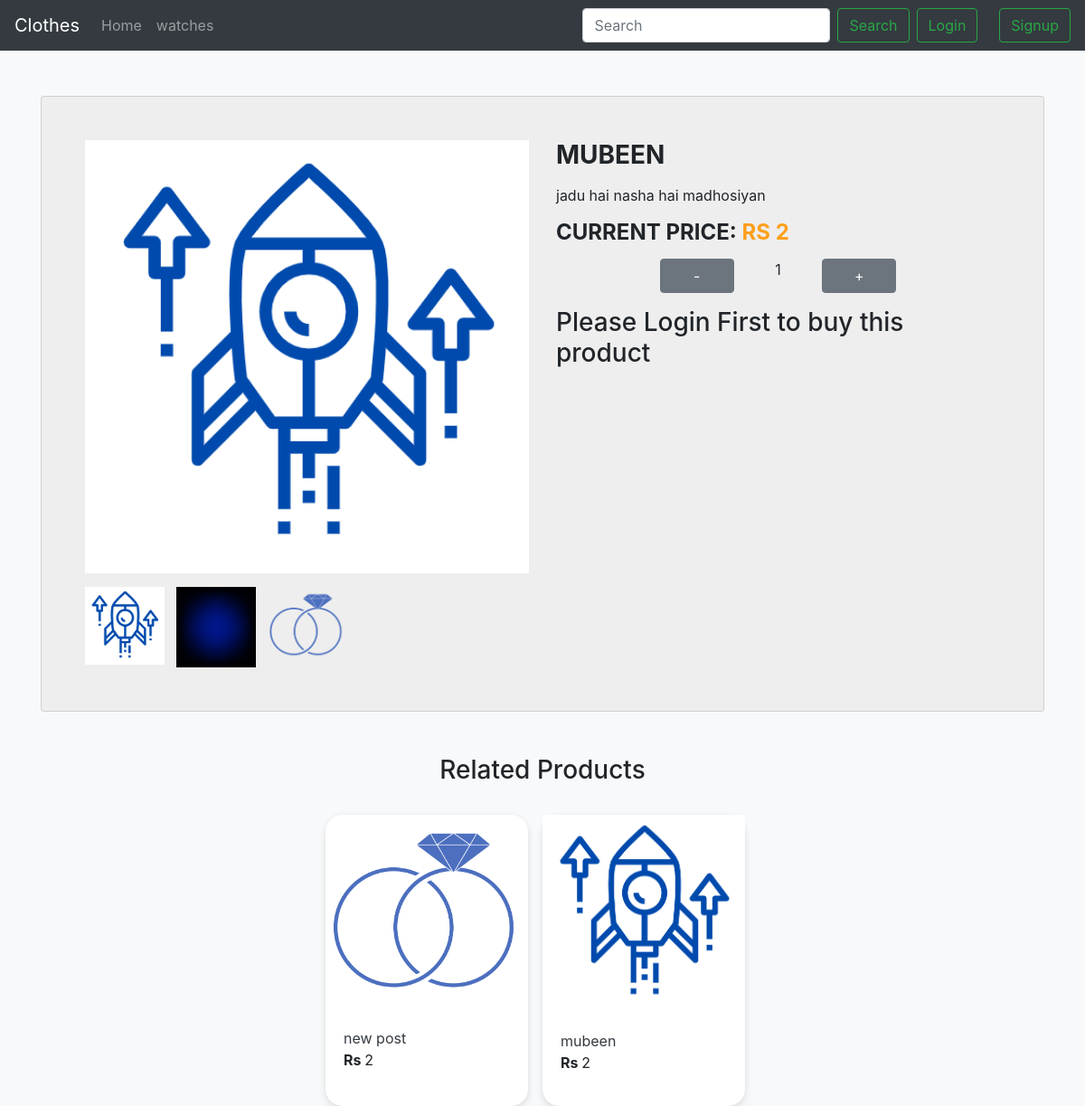
The page /product/mubeen/ on the database as committed earlier.
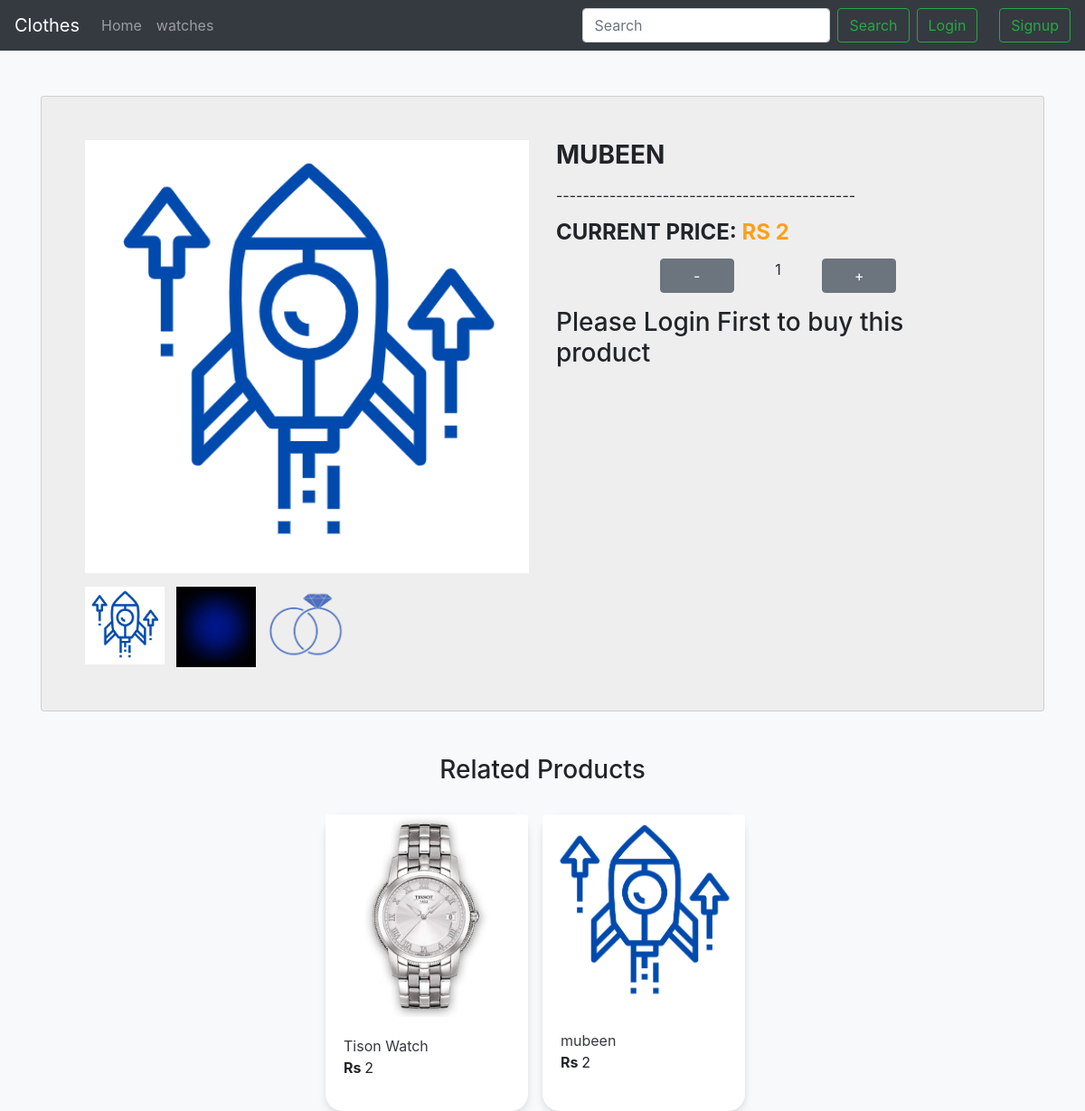
The same page on the database as committed later.
### ecom/models.py (models this page shows, shortened)
class Category(models.Model):
    name = models.CharField(max_length=255)

class Product(models.Model):
    title = models.CharField(max_length=100,unique=True)
    slug = models.CharField(max_length=100,unique=True)
    description = models.CharField(max_length=100)
    price = models.IntegerField(default=0)
    publish = models.DateTimeField(auto_now_add=True)
    category = models.ForeignKey(Category,on_delete=models.PROTECT,default=1)
    image = models.ImageField(upload_to='images/')
    image1 = models.ImageField(upload_to='images/')
    image2 = models.ImageField(upload_to='images/')
    def get_absolute_url(self):
        return reverse("ecom:single_post", args=[self.slug])

### ecom/views.py (the view)
# urls.py: path('product/<slug:product>/',single_post,name='single_post'),
def single_post(request,product):
    category = Category.objects.all()
    product = get_object_or_404(Product,slug=product)
    products = Product.objects.order_by('?')[:10]
    return render(request,'single_product.html',{'product':product,'category':category,'products':products})

### ecom/templates/single_product.html (shortened to what this page needs)
{% extends "base.html" %} {% block content %}
<div class="container">
  <div class="card">
    <div class="container-fliud">
      <div class="wrapper row">
        <div class="preview col-md-6">
          <div class="preview-pic tab-content">
            <div class="tab-pane active" id="pic-1">
              <img src="{{product.image.url}}" />
            </div>
          </div>
          <ul class="preview-thumbnail nav nav-tabs">
            <li class="active">
              <a data-target="#pic-1" data-toggle="tab"
                ><img src="{{product.image.url}}"
              /></a>
            </li>
            <li>
              <a data-target="#pic-2" data-toggle="tab"
                ><img src="{{product.image1.url}}"
              /></a>
            </li>
            <li>
              <a data-target="#pic-3" data-toggle="tab"
                ><img src="{{product.image2.url}}"
              /></a>
            </li>
          </ul>
        </div>
        <div class="details col-md-6">
          <h3 class="product-title">{{product.title}}</h3>
          <p class="product-description">
            {{product.description}}
          </p>
          <h4 class="price">current price: <span>Rs {{product.price}}</span></h4>
          <div class="d-flex justify-content-center align-content-center mb-3">
          <button class="btn btn-secondary col-2 mr-2 " onclick="removequantity()">-</button><span class="col-2 text-center" id='quantity'> 1 </span>
          <button class="btn btn-secondary col-2 ml-2 " onclick="addquantity()">+</button>
        </div>
        {% if request.user.is_authenticated %}
        <form action="/addtocart/{{product.id}}" method="GET">
          <input class="d-none" id="showquantity" value="1" name="quantity" type="text">
          <input type="submit" class="add-to-cart btn btn-default col-sm-12" value="add to cart"/>
        </form>
        {% else %}
        <h3>Please Login First to buy this product</h3>
        {% endif %}
        </div>
      </div>
    </div>
  </div>
</div> <br> <br>
<h3 class="text-center">Related Products</h3>
<div class="container-fluid">
<div class="row justify-content-center">
{% for i in products %}
    <div class="card1 mt-4 mr-3 rounded bg-white" style="width: 14rem">
      <a href="{{i.get_absolute_url}}">
        <img src="{{i.image.url}}" width="100" style="object-fit: contain;" class="card-img-top" alt="..."
      /></a>
      <div class="card-body">
        <a href="{{i.get_absolute_url}}" class="card-title text-dark"
          >{{i.title}}</a
        >
        <p><strong> Rs </strong>{{product.price}}</p>
      </div>
    </div>
{% endfor %}
</div>
</div>
{% endblock content %} {% block title %} {{product.title}} {% endblock title %}
{% block category %} {% for i in category %}
<li class="nav-item">
  <a href="/category/{{i.name}}" class="nav-link"> {{i.name}}</a>
</li>
{% endfor %} {% endblock category %}

### templates/base.html (shortened to what this page needs)
<!DOCTYPE html>
<html lang="en">
  <head>
    {% load static %}
    <link rel="stylesheet" href="{% static 'singleproduct.css' %}" />
    <link rel="stylesheet" href="{% static 'style.css' %}" />
    <link
      rel="stylesheet"
      href="https://stackpath.bootstrapcdn.com/bootstrap/4.5.0/css/bootstrap.min.css"
    />
    <link
      rel="stylesheet"
      href="https://maxcdn.bootstrapcdn.com/font-awesome/4.7.0/css/font-awesome.min.css"
    />
  </head>
  <body class="bg-light">
    <nav class="navbar navbar-expand-lg navbar-dark bg-dark">
      <a class="navbar-brand" href="/">Clothes</a>
      <div class="collapse navbar-collapse" id="navbarSupportedContent">
        <ul class="navbar-nav mr-auto">
          <li class="nav-item {% block active_home %}
          {% endblock active_home %}">
            <a class="nav-link" href="/"
              >Home <span class="sr-only">(current)</span></a
            >
          </li>
          {% block category %}
          {% endblock category %}
        </ul>
        <form class="d-flex mr-2" action="/search">
          <input class="form-control me-2" name='search' type="search" placeholder="Search" aria-label="Search">
          <button class="btn btn-outline-success ml-2" type="submit">Search</button>
        </form>
        {% if user.is_authenticated %}
        <a href="/users/logout"
          ><button class="btn btn-outline-success my-2 my-sm-0">
            Logout
          </button></a
        >
        <a href="/cart"
        ><button class="btn btn-outline-success my-2 ml-2 my-sm-0">
              Cart {{user.cart.count}}
        </button></a
      >
        {% else %}
        <a href="/users/login"
          ><button class="btn btn-outline-success my-2 my-sm-0">
            Login
          </button></a
        >
        <a href="/users/signup"
          ><button class="btn btn-outline-success my-2 ml-4 my-sm-0">
            Signup
          </button></a
        >
        {% endif %}
      </div>
    </nav>
    {% block content %}
     {% endblock content %}
  </body>
</html>

### static/style.css (style rules this page uses)
body { color: #fff; background: #63738a; font-family: 'Roboto', sans-serif; }
.form-control { height: 40px; box-shadow: none; color: #969fa4; }
.form-control, .btn { border-radius: 3px; }

### ecom/templates/single_product.html (style rules this page uses)
img { max-width: 100%; }
.preview { display: -webkit-box; display: -webkit-flex; display: -ms-flexbox; display: flex; -webkit-box-orient: vertical; -webkit-box-direction: normal; -webkit-flex-direction: column; -ms-flex-direction: column; flex-direction: column; }
.preview-pic { -webkit-box-flex: 1; -webkit-flex-grow: 1; -ms-flex-positive: 1; flex-grow: 1; }
.preview-thumbnail.nav-tabs { border: none; margin-top: 15px; }
.preview-thumbnail.nav-tabs li { width: 18%; margin-right: 2.5%; }
.preview-thumbnail.nav-tabs li img { max-width: 100%; display: block; }
.preview-thumbnail.nav-tabs li a { padding: 0; margin: 0; }
.preview-thumbnail.nav-tabs li:last-of-type { margin-right: 0; }
.tab-content { overflow: hidden; }
.tab-content img { width: 100%; -webkit-animation-name: opacity; animation-name: opacity; -webkit-animation-duration: 0.3s; animation-duration: 0.3s; }
.card { margin-top: 50px; background: #eee; padding: 3em; line-height: 1.5em; }
@media screen and (min-width: 997px) { .wrapper { display: -webkit-box; display: -webkit-flex; display: -ms-flexbox; display: flex; } }
.details { display: -webkit-box; display: -webkit-flex; display: -ms-flexbox; display: flex; -webkit-box-orient: vertical; -webkit-box-direction: normal; -webkit-flex-direction: column; -ms-flex-direction: column; flex-direction: column; }
.product-title, .price, .sizes, .colors { text-transform: UPPERCASE; font-weight: bold; }
.checked, .price span { color: #ff9f1a; }
.product-title, .rating, .product-description, .price, .vote, .sizes { margin-bottom: 15px; }
.product-title { margin-top: 0; }
.card1 { border-radius: 19px !important; background: #fff; box-shadow: 0 6px 10px rgba(0,0,0,.08), 0 0 6px rgba(0,0,0,.05); transition: .3s transform cubic-bezier(.155,1.105,.295,1.12),.3s box-shadow,.3s -webkit-transform cubic-bezier(.155,1.105,.295,1.12); cursor: pointer; }

Rows that differ between the two databases and show on the page:
changed Product "mubeen": description "jadu hai nasha hai madhosiyan" → "---------------------------------------------"
changed Product: image: a different picture; title "new post" → "Tison Watch"
